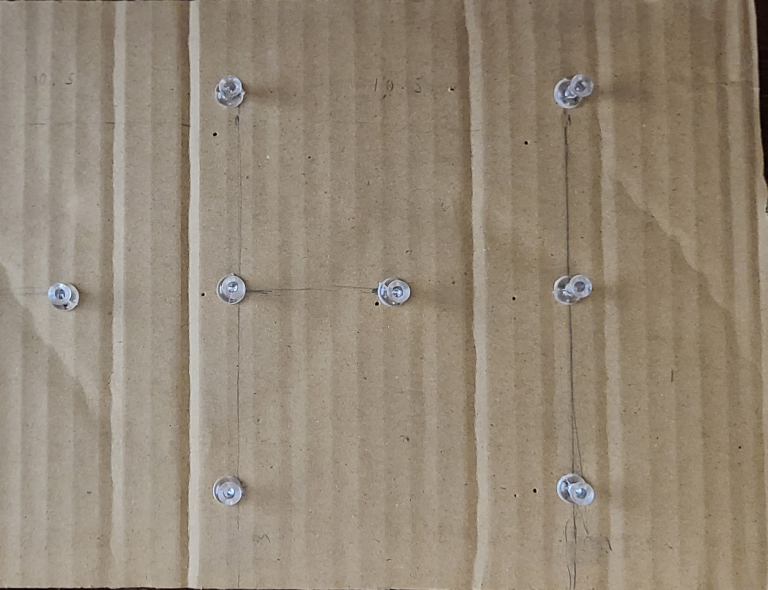
#> input picture right.jpg, 2303 x 1769 px (shown at 1/3 size)
$ python point_picker.py
#> lines starting #> are read from the running program, lines starting #| are printed output that depends on the picture
import cv2

# Change this to 'photo1.jpg' or 'photo2.jpg'
IMAGE_PATH = 'right.jpg'

points = []
img = cv2.imread(IMAGE_PATH)
#> img is the input picture: shape (1769, 2303, 3); mean B, G, R 119.3, 136.4, 149.1

# Resize for display if image is very large (phone photos are huge)
display_scale = 0.4
display = cv2.resize(img, (
    int(img.shape[1] * display_scale),
    int(img.shape[0] * display_scale)
))
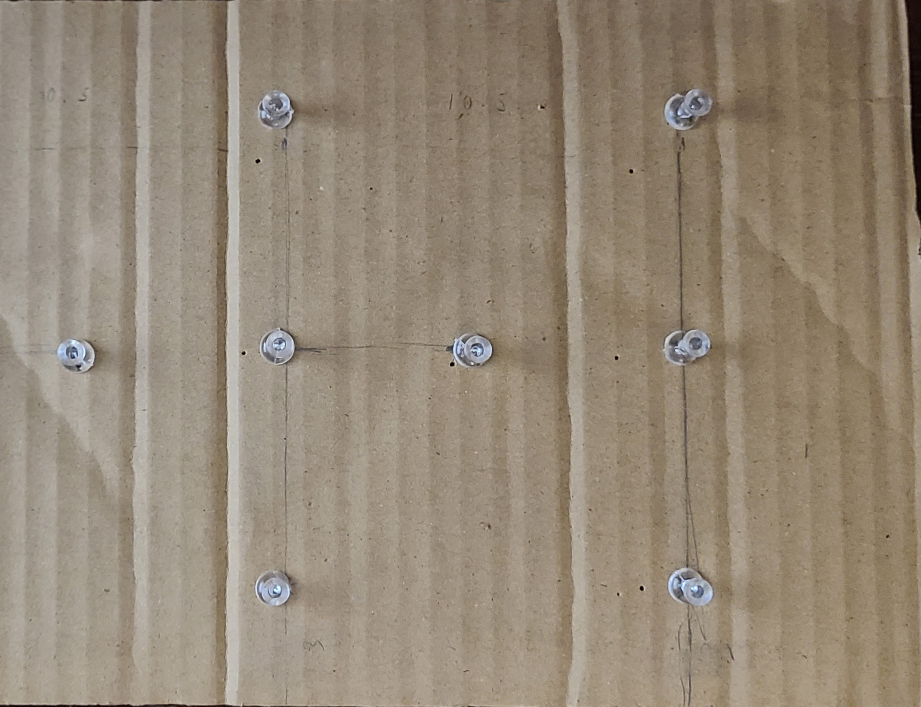
#> display: shape (707, 921, 3); mean B, G, R 119.2, 136.3, 148.9

def click(event, x, y, flags, param):
    if event == cv2.EVENT_LBUTTONDOWN:
        points.append((
            int(x / display_scale),  # scale back to original resolution
            int(y / display_scale)
        ))
        # Draw a circle on the display image so you can see what you clicked
        cv2.circle(display, (x, y), 8, (0, 255, 0), -1)
        cv2.putText(display, str(len(points)), (x + 10, y),
                    cv2.FONT_HERSHEY_SIMPLEX, 0.8, (0, 255, 0), 2)
        cv2.imshow('Pick Markers', display)
        print(f"Point {len(points)}: ({points[-1][0]}, {points[-1][1]})")

cv2.imshow('Pick Markers', display)
cv2.setMouseCallback('Pick Markers', click)
print("Click your markers IN ORDER. Press Q when done.")
cv2.waitKey(0)
cv2.destroyAllWindows()

print("\nCopy these into your stitch script:")
print(f"pts_photo1 = {points}")  # change label depending on which photo
